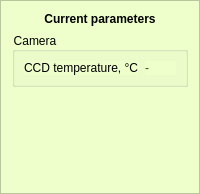
           <widget class="QFrame" name="frame">
            <property name="styleSheet">
             <string notr="true">background-color: rgb(238, 255, 204);</string>
            </property>
            <property name="frameShape">
             <enum>QFrame::StyledPanel</enum>
            </property>
            <property name="frameShadow">
             <enum>QFrame::Raised</enum>
            </property>
            <layout class="QVBoxLayout" name="verticalLayout_12">
             <item>
              <widget class="QLabel" name="label">
               <property name="font">
                <font>
                 <weight>75</weight>
                 <bold>true</bold>
                </font>
               </property>
               <property name="text">
                <string>Current parameters</string>
               </property>
               <property name="alignment">
                <set>Qt::AlignCenter</set>
               </property>
              </widget>
             </item>
             <item>
              <widget class="QGroupBox" name="groupBox_2">
               <property name="title">
                <string>Camera</string>
               </property>
               <layout class="QVBoxLayout" name="verticalLayout_13">
                <item>
                 <layout class="QHBoxLayout" name="horizontalLayout_28">
                  <item>
                   <widget class="QLabel" name="label_25">
                    <property name="text">
                     <string>CCD temperature, °C</string>
                    </property>
                   </widget>
                  </item>
                  <item>
                   <widget class="QLabel" name="cam_temp_value_lab">
                    <property name="styleSheet">
                     <string notr="true">color: rgb(56, 77, 16);</string>
                    </property>
                    <property name="text">
                     <string>-</string>
                    </property>
                   </widget>
                  </item>
                 </layout>
                </item>
               </layout>
              </widget>
             </item>
             <item>
              <spacer name="verticalSpacer_8">
               <property name="orientation">
                <enum>Qt::Vertical</enum>
               </property>
               <property name="sizeHint" stdset="0">
                <size>
                 <width>20</width>
                 <height>95</height>
                </size>
               </property>
              </spacer>
             </item>
            </layout>
           </widget>
